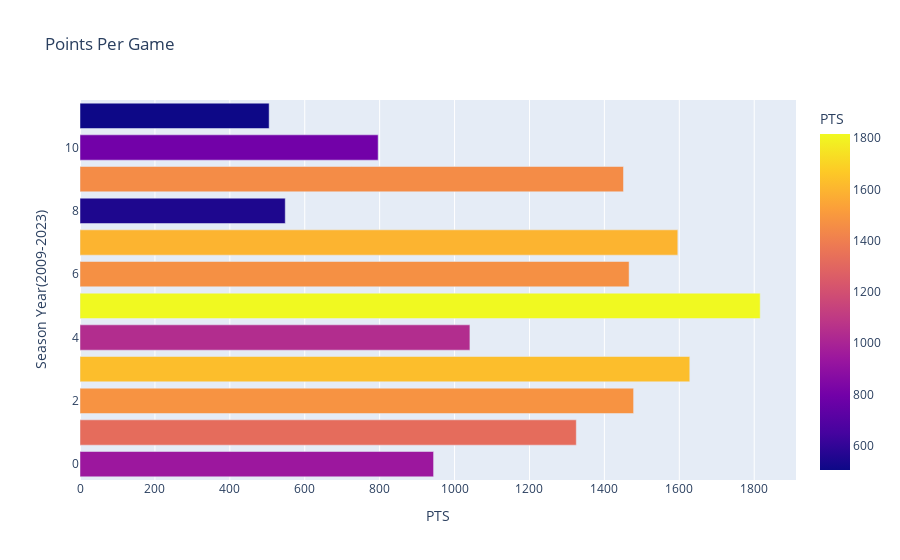

Here is the notebook cell this chart was saved with:
### Code cell
fig = px.bar(career_df,x='PTS',color='PTS',title='Points Per Game',
            labels={
                "REB": "No of Points",
                "index":"Season Year(2009-2023)"
            })
fig.show()

### Figure 1 — Plotly figure (JSON) as saved in the notebook; plotly's stock layout.template omitted (floating-point values rounded to 4 significant figures)
{"data": [{"alignmentgroup": "True", "hovertemplate": "PTS=%{marker.color}<br>Season Year(2009-2023)=%{y}<extra></extra>", "legendgroup": "", "marker": {"color": [944, 1325, 1478, 1628, 1041, 1816, 1466, 1596, 548, 1451, 796, 505], "coloraxis": "coloraxis", "pattern": {"shape": ""}}, "name": "", "offsetgroup": "", "orientation": "h", "showlegend": false, "textposition": "auto", "type": "bar", "x": [944, 1325, 1478, 1628, 1041, 1816, 1466, 1596, 548, 1451, 796, 505], "xaxis": "x", "y": [0, 1, 2, 3, 4, 5, 6, 7, 8, 9, 10, 11], "yaxis": "y"}], "layout": {"barmode": "relative", "coloraxis": {"colorbar": {"title": {"text": "PTS"}}, "colorscale": [[0, "#0d0887"], [0.1111, "#46039f"], [0.2222, "#7201a8"], [0.3333, "#9c179e"], [0.4444, "#bd3786"], [0.5556, "#d8576b"], [0.6667, "#ed7953"], [0.7778, "#fb9f3a"], [0.8889, "#fdca26"], [1, "#f0f921"]]}, "legend": {"tracegroupgap": 0}, "title": {"text": "Points Per Game"}, "xaxis": {"anchor": "y", "domain": [0, 1], "title": {"text": "PTS"}}, "yaxis": {"anchor": "x", "domain": [0, 1], "title": {"text": "Season Year(2009-2023)"}}}}
